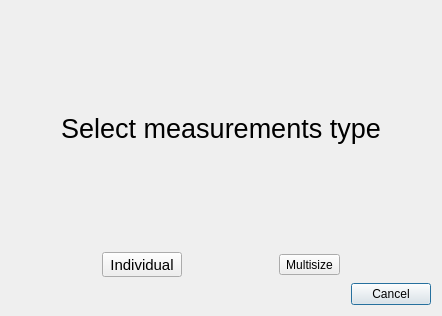
<?xml version="1.0" encoding="UTF-8"?>
<ui version="4.0">
 <class>DialogSelectMeasurementsType</class>
 <widget class="QDialog" name="DialogSelectMeasurementsType">
  <property name="geometry">
   <rect>
    <x>0</x>
    <y>0</y>
    <width>442</width>
    <height>316</height>
   </rect>
  </property>
  <property name="windowTitle">
   <string>Select measurements type</string>
  </property>
  <property name="windowIcon">
   <iconset resource="../share/resources/icon.qrc">
    <normaloff>:/icon/64x64/icon64x64.png</normaloff>:/icon/64x64/icon64x64.png</iconset>
  </property>
  <layout class="QVBoxLayout" name="verticalLayout">
   <item>
    <widget class="QLabel" name="label">
     <property name="sizePolicy">
      <sizepolicy hsizetype="Preferred" vsizetype="Minimum">
       <horstretch>0</horstretch>
       <verstretch>0</verstretch>
      </sizepolicy>
     </property>
     <property name="font">
      <font>
       <pointsize>20</pointsize>
      </font>
     </property>
     <property name="text">
      <string>Select measurements type</string>
     </property>
     <property name="alignment">
      <set>Qt::AlignmentFlag::AlignCenter</set>
     </property>
    </widget>
   </item>
   <item>
    <layout class="QHBoxLayout" name="horizontalLayout">
     <item>
      <widget class="QToolButton" name="toolButtonIndividualMeasurements">
       <property name="font">
        <font>
         <pointsize>11</pointsize>
        </font>
       </property>
       <property name="text">
        <string comment="measurements type">Individual</string>
       </property>
       <property name="icon">
        <iconset resource="../share/resources/icon.qrc">
         <normaloff>:/icon/individual_measurements.png</normaloff>:/icon/individual_measurements.png</iconset>
       </property>
       <property name="iconSize">
        <size>
         <width>200</width>
         <height>200</height>
        </size>
       </property>
       <property name="toolButtonStyle">
        <enum>Qt::ToolButtonStyle::ToolButtonTextUnderIcon</enum>
       </property>
      </widget>
     </item>
     <item>
      <widget class="QToolButton" name="toolButtonMultisizeMeasurements">
       <property name="text">
        <string comment="measurements type">Multisize</string>
       </property>
       <property name="icon">
        <iconset resource="../share/resources/icon.qrc">
         <normaloff>:/icon/multisize_measurements.png</normaloff>:/icon/multisize_measurements.png</iconset>
       </property>
       <property name="iconSize">
        <size>
         <width>200</width>
         <height>200</height>
        </size>
       </property>
       <property name="toolButtonStyle">
        <enum>Qt::ToolButtonStyle::ToolButtonTextUnderIcon</enum>
       </property>
      </widget>
     </item>
    </layout>
   </item>
   <item>
    <widget class="QDialogButtonBox" name="buttonBox">
     <property name="orientation">
      <enum>Qt::Orientation::Horizontal</enum>
     </property>
     <property name="standardButtons">
      <set>QDialogButtonBox::StandardButton::Cancel</set>
     </property>
    </widget>
   </item>
  </layout>
 </widget>
 <tabstops>
  <tabstop>toolButtonIndividualMeasurements</tabstop>
  <tabstop>toolButtonMultisizeMeasurements</tabstop>
 </tabstops>
 <resources>
  <include location="../share/resources/icon.qrc"/>
 </resources>
 <connections>
  <connection>
   <sender>buttonBox</sender>
   <signal>accepted()</signal>
   <receiver>DialogSelectMeasurementsType</receiver>
   <slot>accept()</slot>
   <hints>
    <hint type="sourcelabel">
     <x>248</x>
     <y>254</y>
    </hint>
    <hint type="destinationlabel">
     <x>157</x>
     <y>274</y>
    </hint>
   </hints>
  </connection>
  <connection>
   <sender>buttonBox</sender>
   <signal>rejected()</signal>
   <receiver>DialogSelectMeasurementsType</receiver>
   <slot>reject()</slot>
   <hints>
    <hint type="sourcelabel">
     <x>316</x>
     <y>260</y>
    </hint>
    <hint type="destinationlabel">
     <x>286</x>
     <y>274</y>
    </hint>
   </hints>
  </connection>
 </connections>
</ui>
